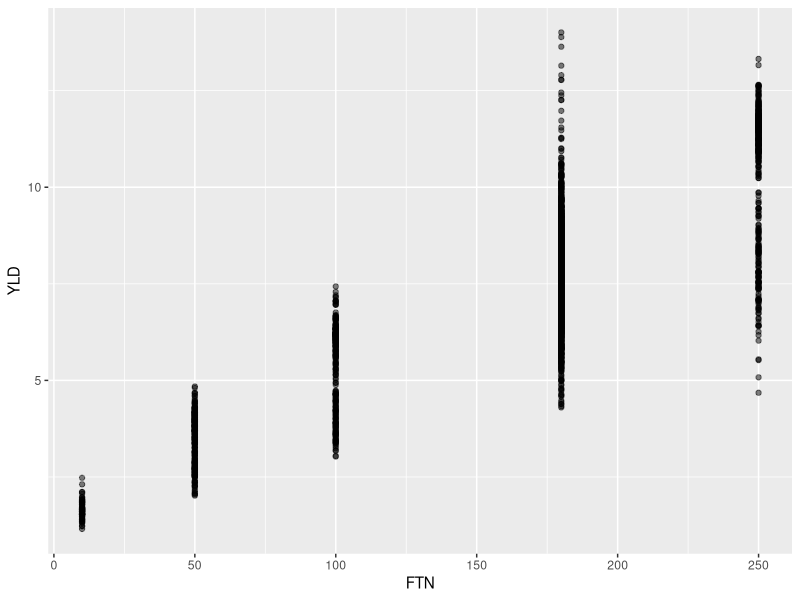
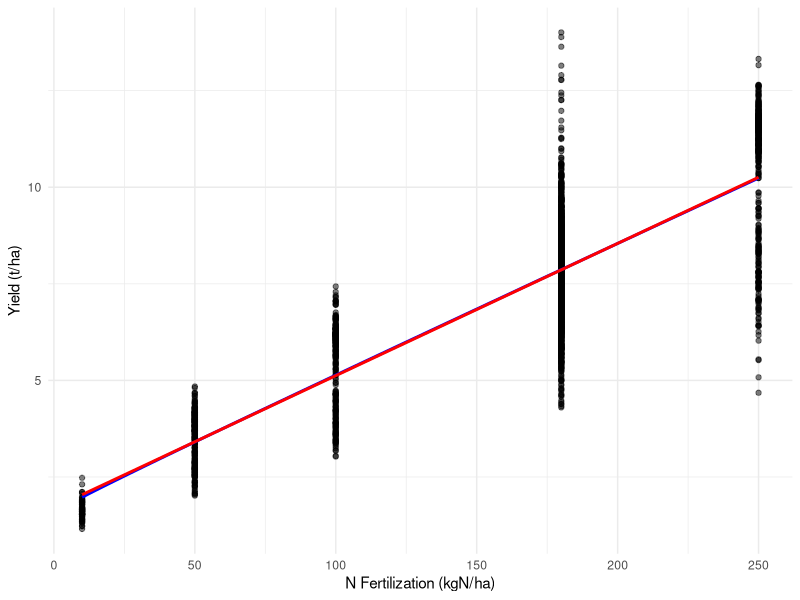
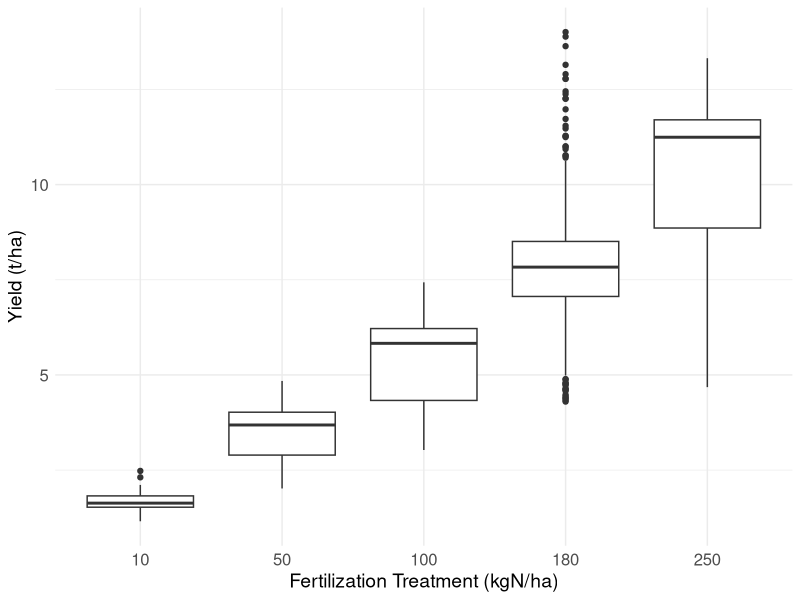
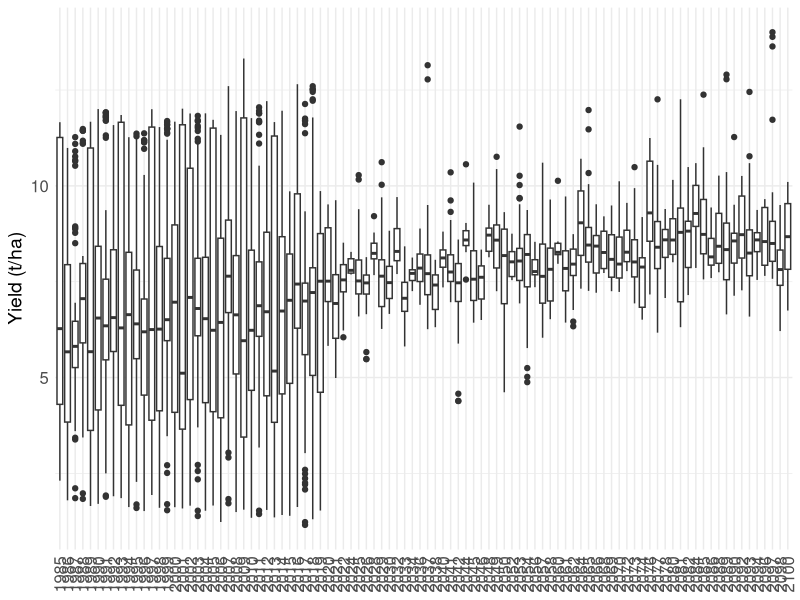

These figures' R source, in order:
rm(list = ls())

library(tidyverse)
library(readxl)

# import data 
sim_data <- read_csv("1_Data/RawData/EPIC2/Riccardo_EPIC.csv") 

# filter to winter wheat
df_sim_data <- sim_data |> 
  filter(CROP == "WWHT") |> 
  # convert dry matter yield to economic yield (12% moisture content)
  mutate(YLD = YLD_DM / 0.88,
         FTN = round(FTN)) 

# difference between 2 grid locations 
df_sim_data |> 
  group_by(SimUID) |> 
  summarise(
    mean_FTN = mean(FTN),
    sd_FTN = sd(FTN),
    min_FTN = min(FTN),
    max_FTN = max(FTN),
    mean_YLD = mean(YLD),
    median_YLD = median(YLD),
    sd_YLD = sd(YLD),
    min_YLD = min(YLD),
    max_YLD = max(YLD),
    n = n()
  ) |> 
  mutate(across(where(is.numeric), ~ round(., 2)))


### plot ###########################################################################

ggplot(df_sim_data, aes(x = FTN, y = YLD)) +
  geom_point(alpha = 0.5)


# plot yield function with data points
ggplot(df_sim_data, aes(x = FTN, y = YLD)) +
  geom_point(alpha = 0.5) +
  stat_smooth(method = "lm", 
              formula = y ~ I(sqrt(x)) + x, 
              color = "blue", se = FALSE) +
  stat_smooth(method = "lm", 
              formula = y ~ x, 
              color = "red", se = FALSE) +
  labs(x = "N Fertilization (kgN/ha)",
       y = "Yield (t/ha)") +
  theme_minimal()

# plot yield level by fertilization treatment
box_plot <- ggplot(df_sim_data, aes(x = as.factor(FTN), y = YLD)) +
  geom_boxplot() +
  labs(x = "Fertilization Treatment (kgN/ha)",
       y = "Yield (t/ha)") +
  theme_minimal() +
  theme(axis.text.x = element_text(size = 12),
        axis.text.y = element_text(size = 12),
        axis.title.x = element_text(size = 14),
        axis.title.y = element_text(size = 14))

box_plot


# plot yield level by year
box_plot1 <- ggplot(df_sim_data, aes(x = as.factor(YR), y = YLD)) +
  geom_boxplot() +
  labs(x = NULL,
       y = "Yield (t/ha)") +
  theme_minimal() +
  theme(axis.text.x = element_text(angle = 90, vjust = 0.5, hjust = 1, size = 12),
        axis.text.y = element_text(size = 12),
        axis.title.y = element_text(size = 14))

box_plot1
# ggsave("3_Outputs/Fig_Yield_by_Year.png", box_plot1, width = 8, height = 6)


